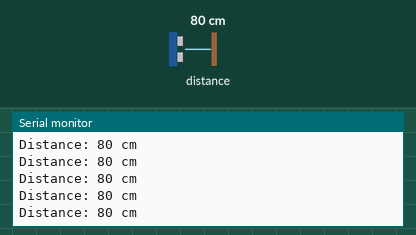
A sketch run on a simulated Arduino Uno, built with avr-gcc and run on an emulated ATmega328P. On the bench: the last lines printed to the serial monitor. Wiring (inferred from the names in the program): LIDAR-Lite range finder at I2C address 0x62. Inputs (shaded band) come from the test bench; at power-on: distance to the obstacle 80 cm.

Above: at 1.2 s.
1.3 s: distance to the obstacle set to 2 cm
At 1.41 s:
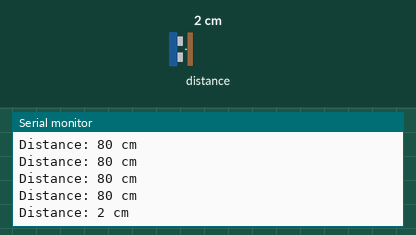
2.8 s: distance to the obstacle set to 4 cm
At 2.82 s:
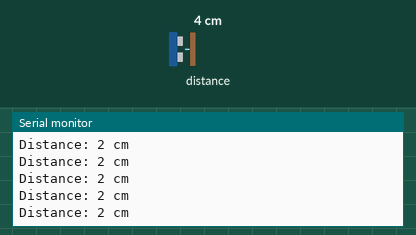
4.3 s: distance to the obstacle set to 18 cm
At 4.31 s:
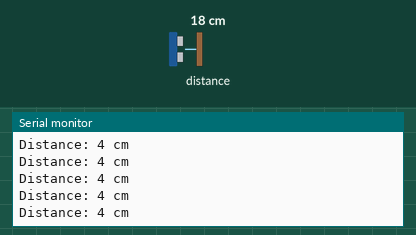
Timing chart, 0 to 7.3 s (numbered marks = the images above; inputs shaded):
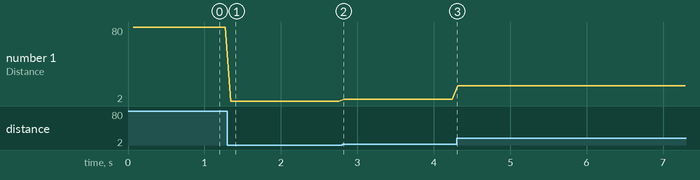

The sketch:

LIDAR.ino
```cpp
/*
Title: Read Distance from Integrated LIDAR Sensor
Author: Parker Schless (pis7)
Date: 6/1/23
Version: 1.1

Summary:
This code reads the distance in cm from an integrated LIDAR sensor using I2C

References:
- Wire: https://www.arduino.cc/reference/en/language/functions/communication/wire/
*/

#include <Wire.h>

#define LIDARADDR 0x62 // I2C address of LIDAR sensor

int busy_flag = 0; // High if device is busy and cannot take commands
uint8_t upper_reading = 0x00;
uint8_t lower_reading = 0x00;
char output[100]; // Formatted output string

void setup() {
  Wire.begin();
  Wire.setClock(400000); // Sensor operates in fast mode (400 kHz)
  Serial.begin(9600);
}

void loop() {

  // Setup sensor
  Wire.beginTransmission(LIDARADDR);
  Wire.write(byte(0x00)); // ACQ_COMMAND register
  Wire.write(byte(0x04)); // Take distance measurement with receiver bias correction
  Wire.endTransmission();

  delay(70);

  // Wait until device is ready for new command
  while (busy_flag == 1) {
    Wire.beginTransmission(LIDARADDR);
    Wire.write(0x01); // Poll STATUS register
    Wire.endTransmission();
    Wire.requestFrom(LIDARADDR, 1);
    if (Wire.available() == 1) {
      busy_flag = Wire.read() & 0x01; // Busy flag is LSB of register - high if device busy, low if device ready for new command
    }
  }

  // Get high byte of reading
  Wire.beginTransmission(LIDARADDR);
  Wire.write(0x0F); // FULL_DELAY_HIGH register
  Wire.endTransmission();
  Wire.requestFrom(LIDARADDR, 1);
  if (Wire.available() == 1){
    upper_reading = Wire.read(); // Receive upper byte of 16-bit reading
  }

  // Get low byte of reading
  Wire.beginTransmission(LIDARADDR);
  Wire.write(0x10); // FULL_DELAY_LOW register
  Wire.endTransmission();
  Wire.requestFrom(LIDARADDR, 1);
  if (Wire.available() == 1){
    lower_reading = Wire.read(); // Receive lower byte of 16-bit reading
  }

  // Concatenate full 16-bit reading and format output string
  sprintf(output, "Distance: %u cm", ((upper_reading << 8) | lower_reading));
  Serial.println(output);
}
```

Measured:
- after the input at 1.3 s, the serial monitor: prints a new line at once (image 1)
- plotted number 1: 80 → 2 after the input at 1.3 s, 2 → 4 after the input at 2.8 s, 4 → 18 after the input at 4.3 s
